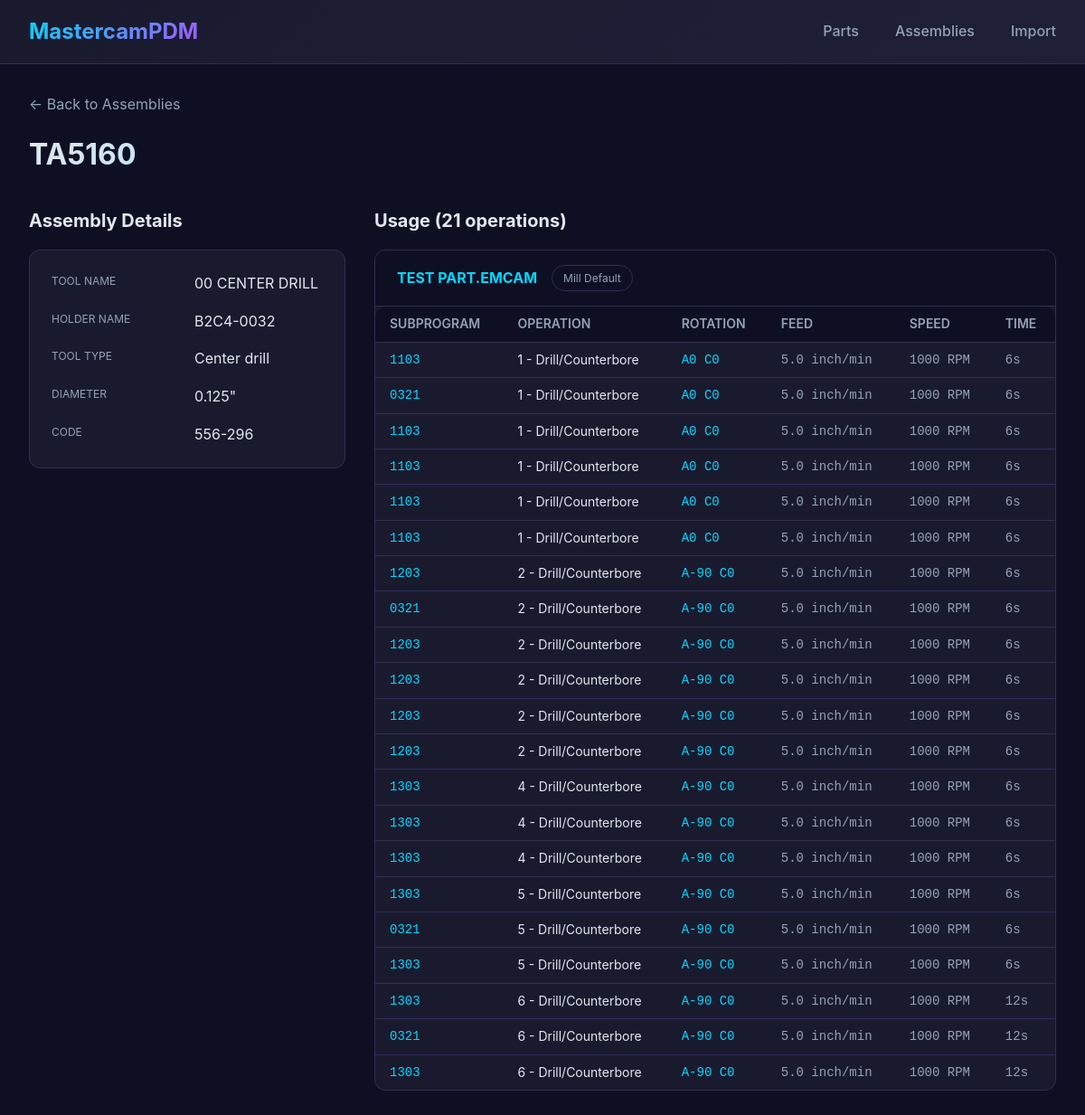
Page /assembly/1 on the committed database.
### tables this page shows
CREATE TABLE tool_assemblies (
    assembly_id INTEGER PRIMARY KEY AUTOINCREMENT,
    name TEXT UNIQUE NOT NULL,
    tool_name TEXT,
    holder_name TEXT,
    tool_type TEXT,
    diameter REAL,
    code TEXT
);

CREATE TABLE operations (
    operation_id INTEGER PRIMARY KEY AUTOINCREMENT,
    part_id INTEGER NOT NULL,
    subprogram_number TEXT,
    op_order INTEGER,
    name TEXT,
    tool_number INTEGER,
    assembly_id INTEGER,
    rotation TEXT,
    cycle_time_seconds INTEGER,
    feedrate TEXT,
    spindle_speed TEXT,
    FOREIGN KEY (part_id) REFERENCES parts(part_id),
    FOREIGN KEY (assembly_id) REFERENCES tool_assemblies(assembly_id)
);

CREATE TABLE parts (
    part_id INTEGER PRIMARY KEY AUTOINCREMENT,
    part_name TEXT NOT NULL,
    mastercam_version TEXT,
    machine TEXT,
    program_type TEXT DEFAULT 'subprogram',
    xml_source_path TEXT,
    import_date TIMESTAMP DEFAULT CURRENT_TIMESTAMP
);

### app.py (the view)
@app.route('/assembly/<int:assembly_id>')
def assembly_detail(assembly_id):
    db = get_db()
    assembly = db.execute(
        'SELECT * FROM tool_assemblies WHERE assembly_id = ?', (assembly_id,)
    ).fetchone()
    if not assembly:
        flash('Assembly not found', 'error')
        return redirect(url_for('assemblies'))
    usages = db.execute('''
        SELECT o.*, p.part_name, p.machine
        FROM operations o
        JOIN parts p ON o.part_id = p.part_id
        WHERE o.assembly_id = ?
        ORDER BY p.part_name, o.op_order
    ''', (assembly_id,)).fetchall()
    parts_usage = {}
    for usage in usages:
        part_name = usage['part_name']
        if part_name not in parts_usage:
            parts_usage[part_name] = {
                'machine': usage['machine'],
                'operations': []
            }
        parts_usage[part_name]['operations'].append(usage)
    return render_template('assembly_detail.html',
                          assembly=assembly,
                          parts_usage=parts_usage,
                          total_usage=len(usages))

### app.py (called while the page is built)
@app.before_request
def before_request():
    init_db()

### database.py (called while the page is built)
def get_db():
    conn = sqlite3.connect(DATABASE)
    conn.row_factory = sqlite3.Row
    return conn

def init_db():
    conn = get_db()
    conn.executescript(SCHEMA)
    conn.commit()
    conn.close()

### templates/assembly_detail.html (shortened to what this page needs)
{% extends "base.html" %}
{% block content %}
<div class="part-header">
    <a href="{{ url_for('assemblies') }}" class="back-link">← Back to Assemblies</a>
    <h1>{{ assembly.name }}</h1>
</div>
<div class="assembly-grid">
    <section class="assembly-info">
        <h2>Assembly Details</h2>
        <div class="info-card">
            <dl class="assembly-specs">
                <dt>Tool Name</dt>
                <dd>{{ assembly.tool_name or '-' }}</dd>
                <dt>Holder Name</dt>
                <dd>{{ assembly.holder_name or '-' }}</dd>
                <dt>Tool Type</dt>
                <dd>{{ assembly.tool_type or '-' }}</dd>
                <dt>Diameter</dt>
                <dd>{{ assembly.diameter or '-' }}"</dd>
                <dt>Code</dt>
                <dd>{{ assembly.code or '-' }}</dd>
            </dl>
        </div>
    </section>
    <section class="assembly-usage">
        <h2>Usage ({{ total_usage }} operations)</h2>
        {% if parts_usage %}
        {% for part_name, part_data in parts_usage.items() %}
        <div class="usage-card">
            <div class="usage-header">
                <h3>{{ part_name }}</h3>
                <span class="badge">{{ part_data.machine }}</span>
            </div>
            <table class="ops-table compact">
                <thead>
                    <tr>
                        <th>Subprogram</th>
                        <th>Operation</th>
                        <th>Rotation</th>
                        <th>Feed</th>
                        <th>Speed</th>
                        <th>Time</th>
                    </tr>
                </thead>
                <tbody>
                    {% for op in part_data.operations %}
                    <tr>
                        <td class="op-tool">{{ op.subprogram_number }}</td>
                        <td>{{ op.name }}</td>
                        <td class="rotation">{{ op.rotation or '-' }}</td>
                        <td class="param">{{ op.feedrate or '-' }}</td>
                        <td class="param">{{ op.spindle_speed or '-' }}</td>
                        <td class="param">{{ op.cycle_time_seconds }}s</td>
                    </tr>
                    {% endfor %}
                </tbody>
            </table>
        </div>
        {% endfor %}
        {% else %}
        <div class="empty-state">
            <p>This assembly is not used in any imported parts.</p>
        </div>
        {% endif %}
    </section>
</div>
{% endblock %}

### static/style.css (style rules this page uses)
* { margin: 0; padding: 0; box-sizing: border-box; }
:root { --bg-dark: #0f0f23; --bg-card: #1a1a2e; --bg-card-hover: #242448; --accent: #00d9ff; --accent-hover: #00b8d9; --accent-red: #ff6b6b; --accent-green: #4ade80; --text: #e2e8f0; --text-muted: #94a3b8; --border: #2d2d5a; --radius: 12px; --radius-sm: 6px; }
body { font-family: 'Inter', -apple-system, BlinkMacSystemFont, sans-serif; background: var(--bg-dark); color: var(--text); min-height: 100vh; line-height: 1.6; }
h1 { font-size: 2rem; margin-bottom: 1rem; background: linear-gradient(135deg, var(--text) 0%, var(--accent) 100%); -webkit-background-clip: text; -webkit-text-fill-color: transparent; }
h2 { font-size: 1.25rem; color: var(--text); margin-bottom: 1rem; }
h3 { font-size: 1rem; color: var(--accent); }
.badge { padding: 0.25rem 0.75rem; background: var(--bg-dark); border-radius: 20px; font-size: 0.75rem; color: var(--text-muted); border: 1px solid var(--border); }
.part-header { margin-bottom: 2rem; }
.back-link { color: var(--text-muted); text-decoration: none; display: inline-block; margin-bottom: 1rem; }
.ops-table { width: 100%; border-collapse: collapse; }
.ops-table th, .ops-table td { padding: 0.875rem 1.5rem; text-align: left; border-bottom: 1px solid var(--border); }
.ops-table th { font-size: 0.75rem; text-transform: uppercase; color: var(--text-muted); font-weight: 600; }
.ops-table tr:last-child td { border-bottom: none; }
.op-tool { font-family: monospace; color: var(--accent); }
table { width: 100%; border-collapse: collapse; background: var(--bg-card); border-radius: var(--radius); overflow: hidden; }
th, td { padding: 1rem 1.5rem; text-align: left; border-bottom: 1px solid var(--border); }
th { background: var(--bg-dark); font-size: 0.75rem; text-transform: uppercase; color: var(--text-muted); font-weight: 600; }
.assembly-grid { display: grid; grid-template-columns: 350px 1fr; gap: 2rem; }
.assembly-info { position: sticky; top: 5rem; align-self: start; }
.info-card { background: var(--bg-card); padding: 1.5rem; border-radius: var(--radius); border: 1px solid var(--border); }
.assembly-specs { display: grid; grid-template-columns: 1fr 1fr; gap: 1rem; }
.assembly-specs dt { color: var(--text-muted); font-size: 0.75rem; text-transform: uppercase; margin-bottom: 0.25rem; }
.assembly-specs dd { font-size: 1rem; color: var(--text); }
.usage-card { background: var(--bg-card); border-radius: var(--radius); margin-bottom: 1.5rem; overflow: hidden; border: 1px solid var(--border); }
.usage-header { padding: 1rem 1.5rem; background: var(--bg-dark); border-bottom: 1px solid var(--border); display: flex; align-items: center; gap: 1rem; }
.ops-table.compact th, .ops-table.compact td { padding: 0.5rem 1rem; font-size: 0.875rem; }
.param { font-family: monospace; color: var(--text-muted); }
.rotation { font-family: monospace; color: var(--accent); }

### rows in the picture
tool_assemblies: name "TA5160", tool_name "00 CENTER DRILL", holder_name "B2C4-0032", tool_type "Center drill", diameter "0.125", code "556-296"
operations: part_name "TEST PART.EMCAM", machine "Mill Default", subprogram_number "1103", name "1 - Drill/Counterbore", rotation "A0 C0", feedrate "5.0 inch/min", spindle_speed "1000 RPM", cycle_time_seconds "6"
operations: subprogram_number "0321", name "1 - Drill/Counterbore", rotation "A0 C0", feedrate "5.0 inch/min", spindle_speed "1000 RPM", cycle_time_seconds "6"
operations: subprogram_number "1103", name "1 - Drill/Counterbore", rotation "A0 C0", feedrate "5.0 inch/min", spindle_speed "1000 RPM", cycle_time_seconds "6"
operations: subprogram_number "1103", name "1 - Drill/Counterbore", rotation "A0 C0", feedrate "5.0 inch/min", spindle_speed "1000 RPM", cycle_time_seconds "6"
operations: subprogram_number "1103", name "1 - Drill/Counterbore", rotation "A0 C0", feedrate "5.0 inch/min", spindle_speed "1000 RPM", cycle_time_seconds "6"
operations: subprogram_number "1103", name "1 - Drill/Counterbore", rotation "A0 C0", feedrate "5.0 inch/min", spindle_speed "1000 RPM", cycle_time_seconds "6"
operations: subprogram_number "1203", name "2 - Drill/Counterbore", rotation "A-90 C0", feedrate "5.0 inch/min", spindle_speed "1000 RPM", cycle_time_seconds "6"
operations: subprogram_number "0321", name "2 - Drill/Counterbore", rotation "A-90 C0", feedrate "5.0 inch/min", spindle_speed "1000 RPM", cycle_time_seconds "6"
operations: subprogram_number "1203", name "2 - Drill/Counterbore", rotation "A-90 C0", feedrate "5.0 inch/min", spindle_speed "1000 RPM", cycle_time_seconds "6"
operations: subprogram_number "1203", name "2 - Drill/Counterbore", rotation "A-90 C0", feedrate "5.0 inch/min", spindle_speed "1000 RPM", cycle_time_seconds "6"
operations: subprogram_number "1203", name "2 - Drill/Counterbore", rotation "A-90 C0", feedrate "5.0 inch/min", spindle_speed "1000 RPM", cycle_time_seconds "6"
operations: subprogram_number "1203", name "2 - Drill/Counterbore", rotation "A-90 C0", feedrate "5.0 inch/min", spindle_speed "1000 RPM", cycle_time_seconds "6"
operations: subprogram_number "1303", name "4 - Drill/Counterbore", rotation "A-90 C0", feedrate "5.0 inch/min", spindle_speed "1000 RPM", cycle_time_seconds "6"
operations: subprogram_number "1303", name "4 - Drill/Counterbore", rotation "A-90 C0", feedrate "5.0 inch/min", spindle_speed "1000 RPM", cycle_time_seconds "6"
operations: subprogram_number "1303", name "4 - Drill/Counterbore", rotation "A-90 C0", feedrate "5.0 inch/min", spindle_speed "1000 RPM", cycle_time_seconds "6"
operations: subprogram_number "1303", name "5 - Drill/Counterbore", rotation "A-90 C0", feedrate "5.0 inch/min", spindle_speed "1000 RPM", cycle_time_seconds "6"
operations: subprogram_number "0321", name "5 - Drill/Counterbore", rotation "A-90 C0", feedrate "5.0 inch/min", spindle_speed "1000 RPM", cycle_time_seconds "6"
operations: subprogram_number "1303", name "5 - Drill/Counterbore", rotation "A-90 C0", feedrate "5.0 inch/min", spindle_speed "1000 RPM", cycle_time_seconds "6"
operations: subprogram_number "1303", name "6 - Drill/Counterbore", rotation "A-90 C0", feedrate "5.0 inch/min", spindle_speed "1000 RPM", cycle_time_seconds "12"
operations: subprogram_number "0321", name "6 - Drill/Counterbore", rotation "A-90 C0", feedrate "5.0 inch/min", spindle_speed "1000 RPM", cycle_time_seconds "12"
operations: subprogram_number "1303", name "6 - Drill/Counterbore", rotation "A-90 C0", feedrate "5.0 inch/min", spindle_speed "1000 RPM", cycle_time_seconds "12"

### other values in the picture
{{ total_usage }} "21"
